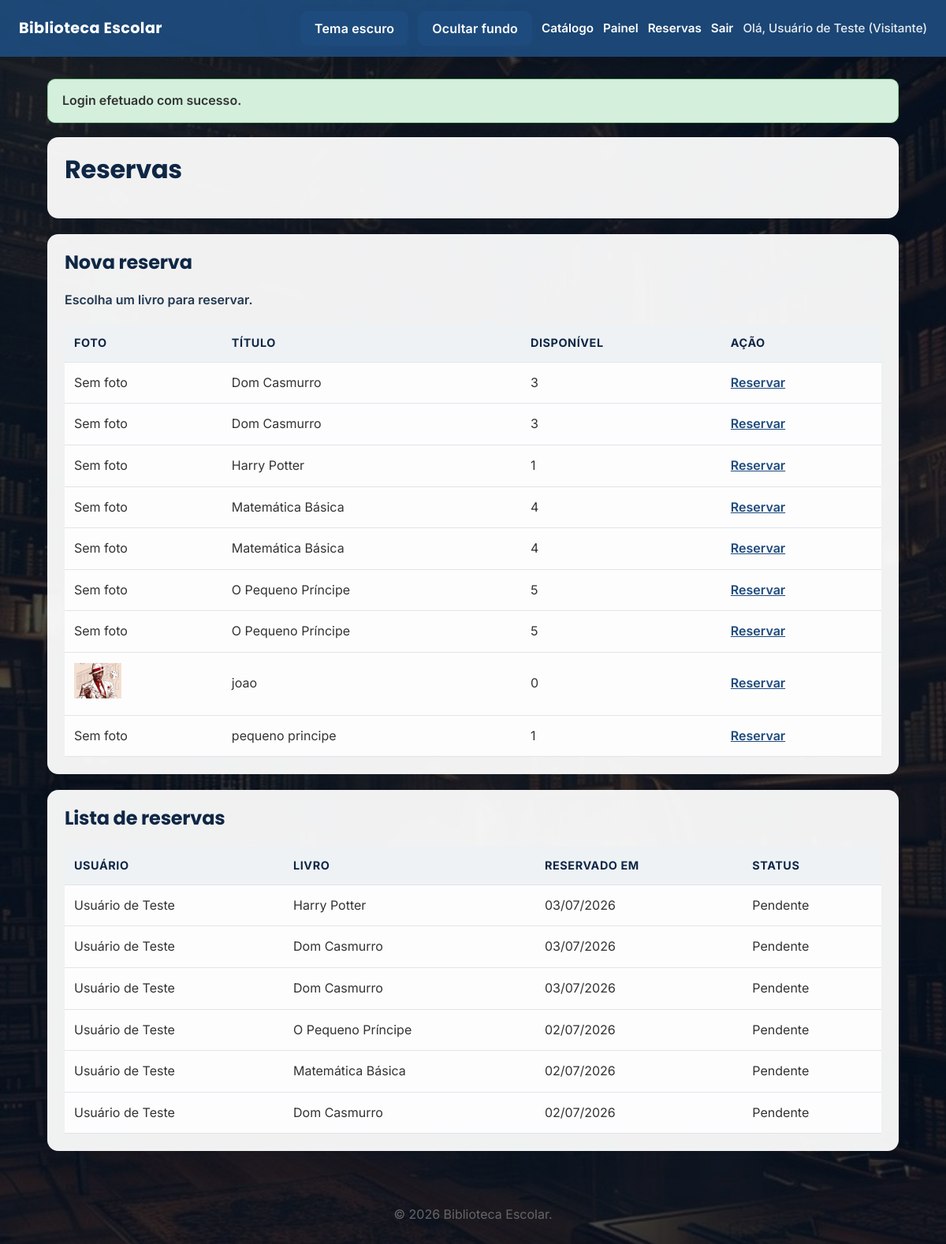
Page /reservations.php (signed in) on the committed database.
### tables this page shows
CREATE TABLE books (
        id INTEGER PRIMARY KEY AUTOINCREMENT,
        title TEXT NOT NULL,
        author TEXT NOT NULL,
        category TEXT NOT NULL,
        isbn TEXT,
        publisher TEXT,
        year INTEGER,
        quantity INTEGER NOT NULL DEFAULT 0,
        shelf TEXT,
        internal_code TEXT,
        cover_path TEXT,
        created_at TEXT NOT NULL DEFAULT CURRENT_TIMESTAMP
    );

### includes/functions.php (called while the page is built, shortened)
<?php
require_once __DIR__ . '/auth.php';
function base_url(string $path = ''): string
{
    $base = BASE_URL;
    return rtrim($base, '/') . '/' . ltrim($path, '/');
}
function h(string $value): string
{
    return htmlspecialchars($value, ENT_QUOTES, 'UTF-8');
}
function format_date(string $value): string
{
    return date('d/m/Y', strtotime($value));
}

### includes/auth.php (called while the page is built, shortened)
<?php
function current_user(): ?array
{
    return $_SESSION['user'] ?? null;
}

### reservations.php (the view, shortened to what this page needs)
<?php
require_once __DIR__ . '/includes/auth.php';
require_once __DIR__ . '/includes/functions.php';
$db = get_db();
$reservationsQuery = 'SELECT r.id, u.name AS user_name, b.title AS book_title, r.reserved_at, r.fulfilled_at FROM reservations r JOIN users u ON r.user_id = u.id JOIN books b ON r.book_id = b.id';
if (!user_has_role(['Administrador', 'Bibliotecário'])) {
    $reservationsQuery .= ' WHERE u.id = ' . (int)current_user()['id'];
}
$reservationsQuery .= ' ORDER BY r.reserved_at DESC';
$reservations = $db->query($reservationsQuery)->fetchAll();
$books = $db->query('SELECT id, title, quantity, cover_path FROM books ORDER BY title')->fetchAll();
require_once __DIR__ . '/includes/header.php';
?>
<div class="card">
    <h1>Reservas</h1>
</div>
<div class="card">
    <h2>Nova reserva</h2>
    <p style="margin-top: 6px; color: #22384f; font-weight: 600;">Escolha um livro para reservar.</p>
    <table>
        <thead>
            <tr>
                <th>Foto</th>
                <th>Título</th>
                <th>Disponível</th>
                <th>Ação</th>
            </tr>
        </thead>
        <tbody>
            <?php foreach ($books as $book): ?>
                <tr>
                    <td>
                        <?php if (!empty($book['cover_path'])): ?>
                            <img src="<?php echo h(base_url($book['cover_path'])); ?>" alt="Foto do livro" style="max-width: 60px; max-height: 60px; object-fit: cover;">
                        <?php else: ?>
                            <span>Sem foto</span>
                        <?php endif; ?>
                    </td>
                    <td><?php echo h($book['title']); ?></td>
                    <td><?php echo (int)$book['quantity']; ?></td>
                    <td>
                        <a href="reservations.php?action=reserve&book_id=<?php echo (int)$book['id']; ?>">Reservar</a>
                    </td>
                </tr>
            <?php endforeach; ?>
        </tbody>
    </table>
</div>
<div class="card">
    <h2>Lista de reservas</h2>
    <?php if (empty($reservations)): ?>
        <p style="margin-top: 8px; color: #22384f; font-weight: 600;">Sem reservas registradas.</p>
    <?php else: ?>
        <table>
            <thead>
                <tr>
                    <th>Usuário</th>
                    <th>Livro</th>
                    <th>Reservado em</th>
                    <th>Status</th>
                </tr>
            </thead>
            <tbody>
                <?php foreach ($reservations as $reservation): ?>
                    <tr>
                        <td><?php echo h($reservation['user_name']); ?></td>
                        <td><?php echo h($reservation['book_title']); ?></td>
                        <td><?php echo h(format_date($reservation['reserved_at'])); ?></td>
                        <td><?php echo $reservation['fulfilled_at'] ? 'Cumprida em ' . h(format_date($reservation['fulfilled_at'])) : 'Pendente'; ?></td>
                    </tr>
                <?php endforeach; ?>
            </tbody>
        </table>
    <?php endif; ?>
</div>
<?php require_once __DIR__ . '/includes/footer.php';

### css/style.css (style rules this page uses)
:root { --bg: #f4f5f7; --text: #333; --header-bg: #1e4b7d; --header-text: #ffffff; --card-bg: #ffffff; --border: #e0e4ea; --input-bg: #ffffff; --input-border: #ccd0d9; --button-bg: #1e4b7d; --button-color: #ffffff; --button-hover: #153b61; --link-color: #1e4b7d; --table-bg: #ffffff; --footer-text: #666; --flash-success-bg: #d4f0dd; --flash-success-border: #8fd19b; --flash-error-bg: #fde2df; --flash-error-border: #f0a09c; --action-bg: #0f6d3f; --action-hover: #0b562f; --font-sans: "Inter", "Segoe UI", Roboto, Arial, sans-serif; --font-heading: "Poppins", "Inter", "Segoe UI", sans-serif; }
body { margin: 0; font-family: var(--font-sans); font-size: 16px; line-height: 1.6; background: linear-gradient(rgba(7, 18, 34, 0.72), rgba(7, 18, 34, 0.72)), url('../img/library-bg.jpg') center/cover fixed; color: var(--text); min-height: 100vh; transition: background 0.2s ease; -webkit-font-smoothing: antialiased; text-rendering: optimizeLegibility; }
h1, h2, h3, h4 { font-family: var(--font-heading); line-height: 1.2; margin-top: 0; color: #0f2745; font-weight: 700; letter-spacing: -0.01em; text-shadow: 0 1px 2px rgba(255, 255, 255, 0.35); }
.card { background: rgba(255, 255, 255, 0.94); border-radius: 14px; padding: 22px; box-shadow: 0 10px 30px rgba(15, 23, 42, 0.08); margin-bottom: 20px; backdrop-filter: blur(2px); }
a { color: var(--link-color); font-weight: 600; }
table { width: 100%; border-collapse: collapse; margin-top: 12px; background: rgba(255, 255, 255, 0.9); }
table th, table td { padding: 13px 12px; border-bottom: 1px solid var(--border); text-align: left; color: var(--text); vertical-align: middle; }
table th { font-size: 0.9rem; font-weight: 700; text-transform: uppercase; letter-spacing: 0.04em; color: #0f2745; background: rgba(30, 75, 125, 0.06); }

### rows in the picture
books: shows "Sem foto", title "Dom Casmurro", quantity "3"
books: shows "Sem foto", title "Dom Casmurro", quantity "3"
books: shows "Sem foto", title "Harry Potter", quantity "1"
books: shows "Sem foto", title "Matemática Básica", quantity "4"
books: shows "Sem foto", title "Matemática Básica", quantity "4"
books: shows "Sem foto", title "O Pequeno Príncipe", quantity "5"
books: shows "Sem foto", title "O Pequeno Príncipe", quantity "5"
books: cover_path (picture), title "joao", quantity "0"
books: shows "Sem foto", title "pequeno principe", quantity "1"

### other values in the picture
SITE_NAME "Biblioteca Escolar"
$user['name'] "Usuário de Teste"
$user['role_name'] "Visitante"
$flash['message'] "Login efetuado com sucesso."
$reservation['user_name'] "Usuário de Teste"
$reservation['book_title'] "Harry Potter"
format_date($reservation['reserved_at']) "03/07/2026"
$reservation['book_title'] "Dom Casmurro"
$reservation['book_title'] "O Pequeno Príncipe"
format_date($reservation['reserved_at']) "02/07/2026"
$reservation['book_title'] "Matemática Básica"
